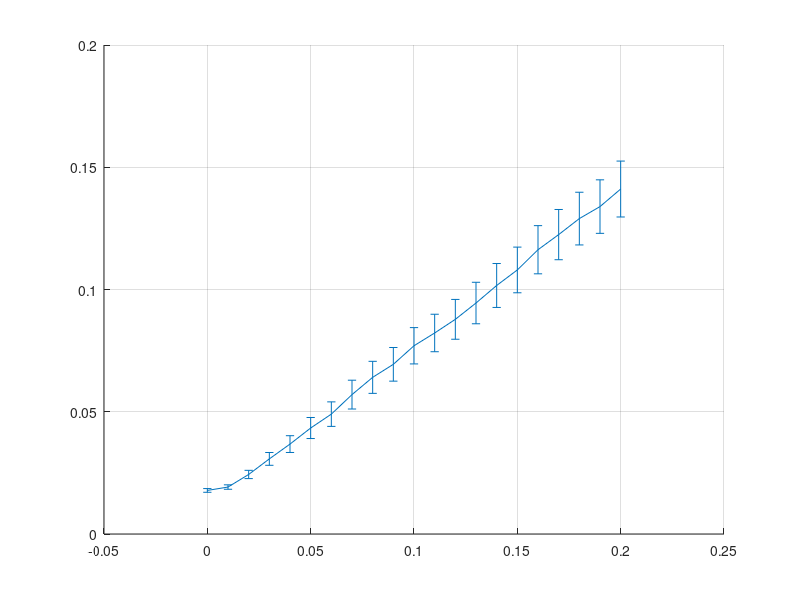

Write MATLAB code to recreate this figure. (Note: this script raises an error after producing the figure.)
%% Plot reconstruction error vs noise for different reconstruction strategies
% Jared Callaham 2018

load('output/re100-cylinder/reconst_loop_out.mat') % Output from re100-cylinder/reconstruction_loop.m
load('utils/colorscheme.mat')  % From colorbrewer2.org - for plot lines

%% Make errorbar plot
figure(); hold on; grid on;
for i=1:size(res, 1)
    l = errorbar(eta, res(i, :), err(i, :));
    l.Color = colorscheme(i, :);
    l.LineStyle = '--';
    l.LineWidth=1.5;
    l.Marker = markers(i);
    l.MarkerSize=10;
    l.MarkerFaceColor = colorscheme(i, :);
end
    
legend('Training, L1', 'K-SVD, L1', 'POD, L1', 'POD, L2', 'Training, L2', 'Location', 'NorthWest')
xlim([0, 0.2])
xlabel('Noise level')
ylabel('Reconstruction residual')

box on
set(gcf,'Position',[100 100 800 400])
if SAVE_FIGS
	saveas(gcf, 'figs/FIG6.svg')
end

%% Generate insets as examples
% Load and partition cylinder data
run('re100-cylinder/load_cylinder.m')
mTrain = size(Train, 2);

load('output/re100-cylinder/measurement_matrices.mat', 'C_vslice');

rms_vort = flow.avg_energy;
C = C_vslice;


x = Test(:, 18);  % Choose test field
sigma = 0.08;  % Noise level (scaled by rms vorticity)
noise = sigma*rms_vort*randn(size(x));
eps = 3*sigma*rms_vort*sqrt(size(C, 1));  % Tolerance for this noise level 

y = C*(x + noise);  % Noisy measurement
D = double(C*Train);  % Training library
% Solve L2 optimization problem in training library
cvx_begin;
    variable s(mTrain);
    minimize(norm(s, 2));
    subject to
        norm(D*s - y, 2) <= eps;
cvx_end;
[x_hat, r] = reconstruct(x, Train, s, flow);

figure();
subplot(311)
plotCylinder(reshape(x_hat+flow.mean_flow, nx, ny), flow); axis off;
title(sprintf('Training dictionary, L2\n sigma = %0.2f, err = %0.4f', sigma, r));

% Reconstruction by sparse approximation in the training library
s = sp_approx(y, D, sigma, flow);
[x_hat, r] = reconstruct(x, Train, s, flow);

subplot(312)
plotCylinder(reshape(x_hat+flow.mean_flow, nx, ny), flow)
axis off
title(sprintf('Training dictionary, L1\n sigma = %0.2f, err = %0.4f', sigma, r));

sigma = 0.2; % Noise level (fraction of rms vorticity)
noise = sigma*rms_vort*randn(size(x));
eps = 3*sigma*rms_vort*sqrt(size(C, 1));  % Tolerance for this noise level 

y = C*(x + noise); % Noisy measurement

[U, Sigma, ~] = svd(Train, 'econ');  % Compute library of POD modes

% Optimal rank truncation of POD library (by Gavish-Donoho threshold)
bsigma = size(Train, 2)/size(Train, 1); % Aspect ratio of data matrix
thresh = optimal_SVHT_coef(bsigma,0) * median(diag(Sigma));
m_pod = find(diag(Sigma)>thresh, 1, 'last'); % Rank truncation with Gavish-Donoho SVHT
ThetaPCA = U(:, 1:m_pod)*Sigma(1:m_pod, 1:m_pod);

D_pod = C*ThetaPCA;  % Measured POD library

% Reconstruction by sparse approximation in POD library
s = sp_approx(y, D_pod, sigma, flow);
[x_hat, r] = reconstruct(x, ThetaPCA, s, flow);

subplot(313)
plotCylinder(reshape(x_hat+flow.mean_flow, nx, ny), flow)
axis off
title(sprintf('POD, L1\n sigma = %0.2f, err = %0.4f', sigma, r));


if SAVE_FIGS
	saveas(gcf, 'figs/FIG6_insets.svg')
end